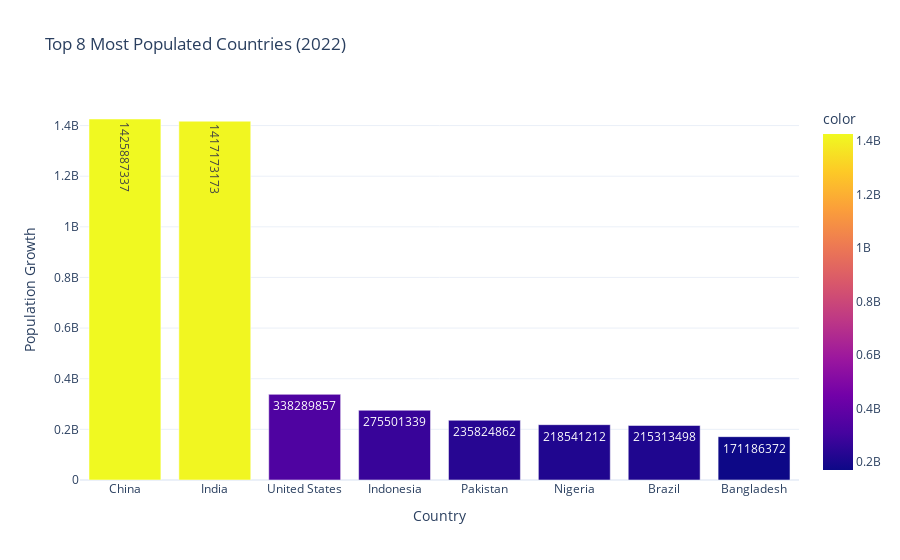

The code cell stored with this chart in its notebook:
### Code cell
for feature_name, feature_data in features.items():
    year = feature_name.split('_')[-1] # Extract the year from the feature name
    fig = px.bar(x=feature_data.index,
    y=feature_data.values,
    text=feature_data.values,
    color=feature_data.values,
    title=f'Top 8 Most Populated Countries ({year})',
    template='plotly_white')
    fig.update_layout(xaxis_title='Country',
    yaxis_title='Population Growth')
    
fig.show()

### Figure 1 — Plotly figure (JSON) as saved in the notebook; plotly's stock layout.template omitted (floating-point values rounded to 4 significant figures)
{"data": [{"alignmentgroup": "True", "hovertemplate": "x=%{x}<br>y=%{y}<br>text=%{text}<br>color=%{marker.color}<extra></extra>", "legendgroup": "", "marker": {"color": [1425887337, 1417173173, 338289857, 275501339, 235824862, 218541212, 215313498, 171186372], "coloraxis": "coloraxis", "pattern": {"shape": ""}}, "name": "", "offsetgroup": "", "orientation": "v", "showlegend": false, "text": [1425887337, 1417173173, 338289857, 275501339, 235824862, 218541212, 215313498, 171186372], "textposition": "auto", "type": "bar", "x": ["China", "India", "United States", "Indonesia", "Pakistan", "Nigeria", "Brazil", "Bangladesh"], "xaxis": "x", "y": [1425887337, 1417173173, 338289857, 275501339, 235824862, 218541212, 215313498, 171186372], "yaxis": "y"}], "layout": {"barmode": "relative", "coloraxis": {"colorbar": {"title": {"text": "color"}}, "colorscale": [[0, "#0d0887"], [0.1111, "#46039f"], [0.2222, "#7201a8"], [0.3333, "#9c179e"], [0.4444, "#bd3786"], [0.5556, "#d8576b"], [0.6667, "#ed7953"], [0.7778, "#fb9f3a"], [0.8889, "#fdca26"], [1, "#f0f921"]]}, "legend": {"tracegroupgap": 0}, "title": {"text": "Top 8 Most Populated Countries (2022)"}, "xaxis": {"anchor": "y", "domain": [0, 1], "title": {"text": "Country"}}, "yaxis": {"anchor": "x", "domain": [0, 1], "title": {"text": "Population Growth"}}}}
